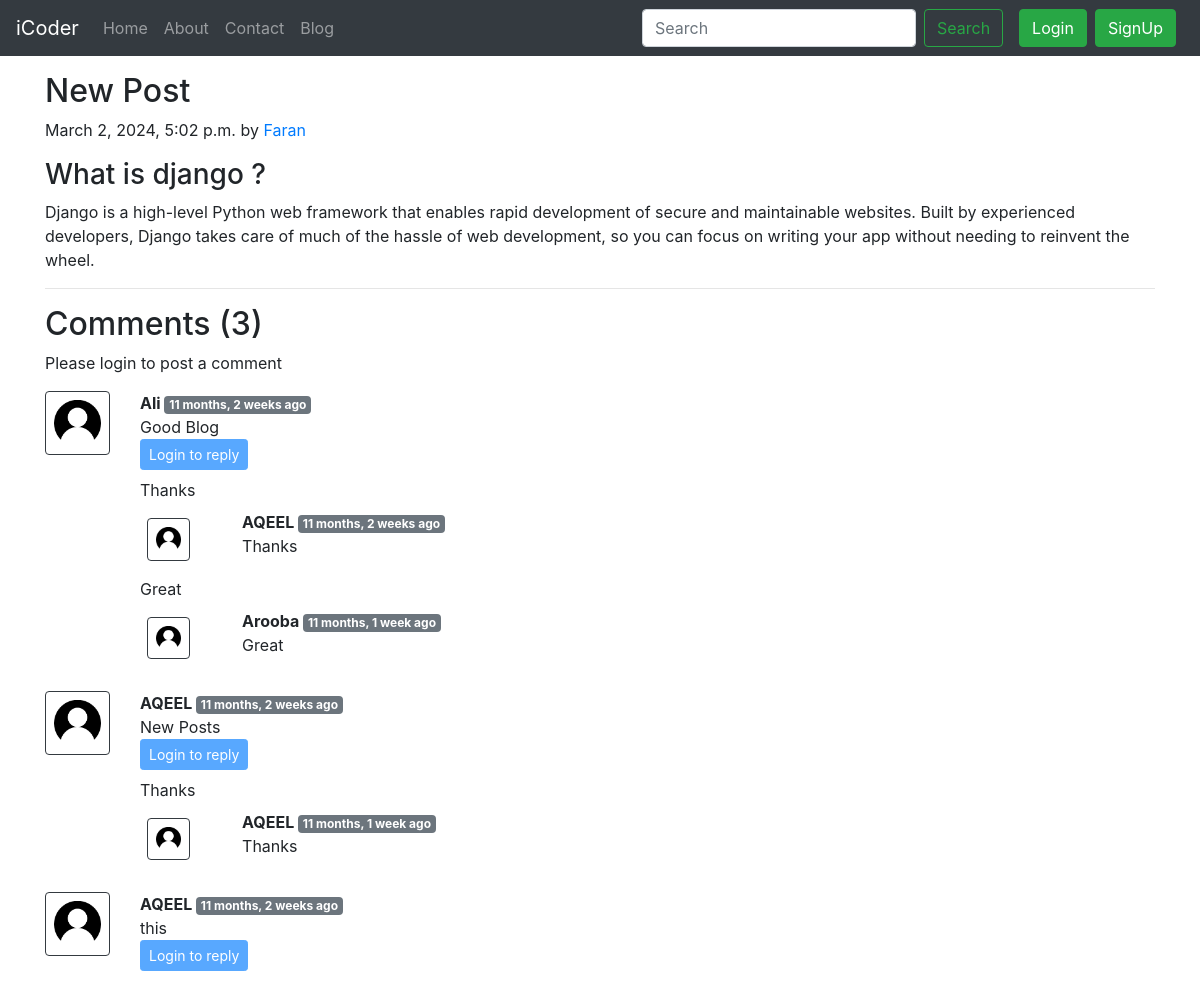
/blog/blogpost/New, run on the app's committed database.
### blog/models.py (models this page shows, shortened)
class Post(models.Model):
    sno = models.AutoField(primary_key=True)
    title = models.CharField(max_length=255)
    author = models.CharField(max_length=14)
    slug = models.CharField(max_length=130)
    timeStamp = models.DateTimeField(blank=True)
    content = models.TextField()

class BlogComment(models.Model):
    sno = models.AutoField(primary_key=True)
    comment = models.TextField()
    user = models.ForeignKey(User, on_delete=models.CASCADE)
    post = models.ForeignKey(Post, on_delete=models.CASCADE)
    parent = models.ForeignKey('self',on_delete=models.CASCADE, null=True )
    timestamp = models.DateTimeField(default=now)

### blog/views.py (the view)
# urls.py: path('blogpost/<str:slug>', views.blogPost, name="blogPost"),
def blogPost(request,slug):
        postSlug = Post.objects.filter(slug = slug).first()
        comments = BlogComment.objects.filter(post = postSlug,parent = None)
        replies = BlogComment.objects.filter(post = postSlug).exclude(parent = None)
        replyDict = {}
        for reply in replies:
            if reply.parent.sno not in replyDict.keys():
                replyDict[reply.parent.sno] = [reply]
            else:
                replyDict[reply.parent.sno].append(reply)
        return render(request,"blog/blogpost.html",{'postslug':postSlug,'comments':comments,'user': request.user,'replyDict': replyDict})

### blog/templatetags/extra.py (called while the page is built)
@register.filter(name='get_val')
def get_val(dict, key):
    return dict.get(key)

### templates/blog/blogpost.html (shortened to what this page needs)
{% extends 'base.html' %}
{% block body %}
{% load humanize %}
{% load extra %}
<div class="container my-3">
    <h2 class="blog-post-title">{{postslug.title}}</h2>
    <p class="blog-post-meta">{{postslug.timeStamp}} by <a href="#">{{postslug.author}}</a></p>
    <p>{{postslug.content|safe}}</p>
    <hr>
</div>
<div class="container">
    <h2> Comments ({{comments.count}})</h2>
    <div class="my-2">
        {% if user.is_authenticated %}
        <form action="/blog/postComment" method="post">
            {% csrf_token %}
            <div class="form-group">
                <label for="exampleInputEmail1">Post Comment </label>
                <input type="text" class="form-control" name="comment" placeholder="Enter comment here">
            </div>
            <input type="hidden" name="postSno" value="{{postslug.sno}}">
            <button type="submit" class="btn btn-primary">Submit</button>
        </form>
        {% else %}
        Please login to post a comment
        {% endif %}
    </div>
    {% for comment in comments %}
    <div class="row my-3">
        <div class="col-md-1  ">
            <img class="rounded mx-auto d-block w-100 border border-dark p-2" src="/static/img/user.png" alt="user">
        </div>
        <div class="col-md-11 ">
            <b> {{comment.user.username}} </b> <span class="badge badge-secondary ">
                {{comment.timestamp|naturaltime}}</span>
            <div> {{comment.comment}} </div>
            <div class="reply">
                {% if user.is_authenticated %}
                <button class="btn btn-sm btn-primary" type="button" data-toggle="collapse"
                    data-target="#replyBox{{comment.sno}}" aria-expanded="false"
                    aria-controls="replyBox{{comment.sno}}">
                    Reply
            </button>
            {% else %}
            <button class="btn btn-sm btn-primary" type="button" data-toggle="collapse"
                    data-target="#replyBox{{comment.sno}}" aria-expanded="false"
                    aria-controls="replyBox{{comment.sno}}" disabled>
                    Login to reply
            </button>
                        {% endif %}
                <div class="replies  my-2">
                    {% for reply in replyDict|get_val:comment.sno %}
                    {{reply.comment}}
                    <div class="row my-2">
                        <div class="col-md-1 ">
                            <img class="rounded mx-auto d-block w-75 my-2 border border-dark p-2" src="/static/img/user.png" alt="user">
                        </div>
                        <div class="col-md-11">
                        <div class="col-md-11">
                            <b> {{reply.user.username}} </b> <span class="badge badge-secondary ">{{reply.timestamp| naturaltime}}</span>
                            <div>{{reply.comment}}</div>
                        </div>
                        </div>
                    </div>
                    {% endfor %}
                </div>
            </div>
        </div>
    </div>
    {% endfor %}
</div>
{% endblock %}

### data on the page
Post: title "New Post", timeStamp "March 2, 2024, 5:02 p.m.", author "Faran", content "What is django ? Django is a high-level Python web framework that enables rapid development of secure and maintainable websites. Built by experienced developers, Django takes care of much of the hassle of web development, so you can focus on writing your app without needing to reinvent the wheel."
BlogComment: user.username "Ali", timestamp "11 months, 2 weeks ago", comment "Good Blog"
BlogComment: comment "Thanks", user.username "AQEEL", timestamp "11 months, 2 weeks ago"
BlogComment: comment "Great", user.username "Arooba", timestamp "11 months, 1 week ago"
BlogComment: user.username "AQEEL", timestamp "11 months, 2 weeks ago", comment "New Posts"
BlogComment: comment "Thanks", user.username "AQEEL", timestamp "11 months, 1 week ago"
BlogComment: user.username "AQEEL", timestamp "11 months, 2 weeks ago", comment "this"

### other printed values
{{ comments.count }} "3"
